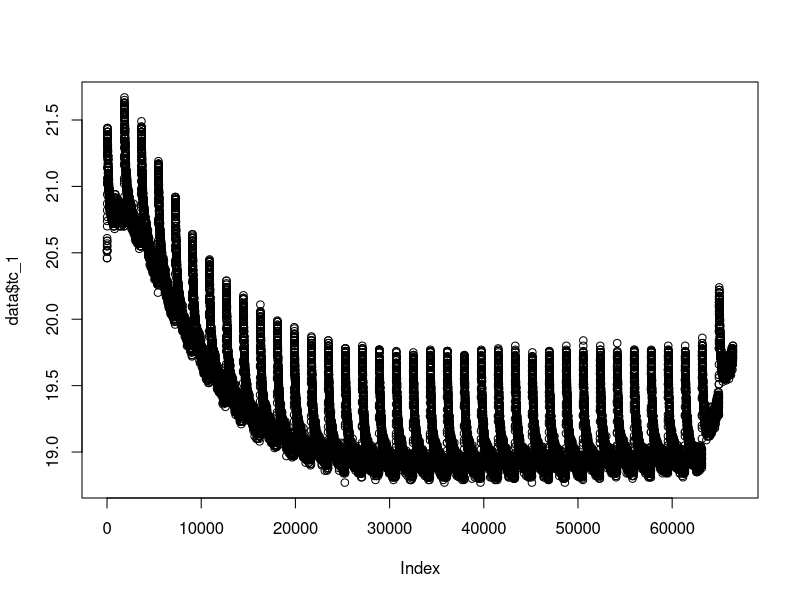
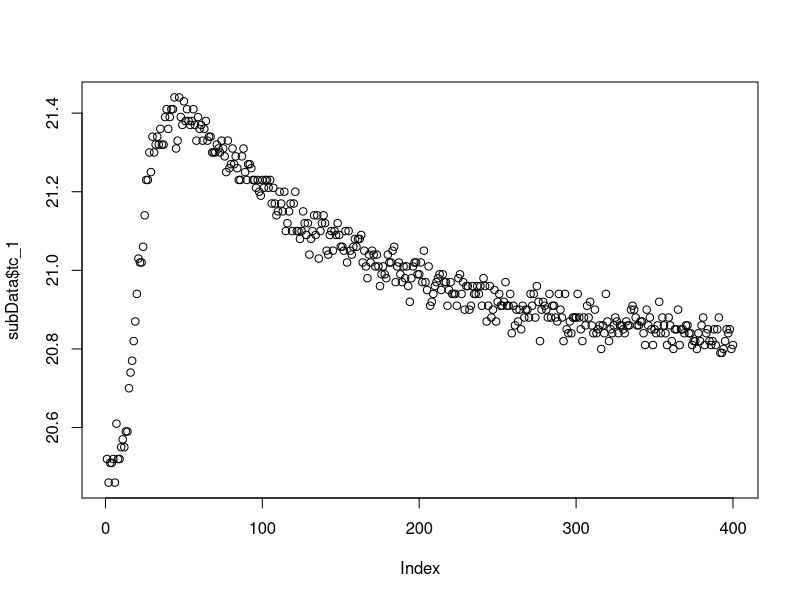
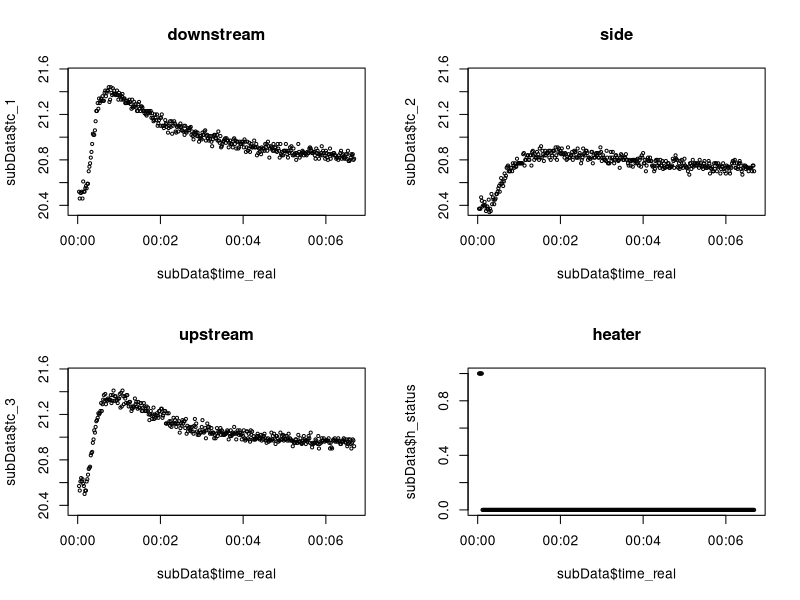

Recreate these plots in R, in order.
setwd("~/Documents/Projects/UAF/sap-flux/data/20161024-overnight_650mA//")
##--Load In Data--##
## 650 mA current
## 7.5 volts feeding
## 10.2 ohms
## 11.53 ohms including switching circuit
## tip120 forward resistance == 1.3 ohms

data = data.frame(read.csv("Data22.csv"))
#check to make sure this is correct
names(data) <- c("time", "tc_1", "tc_2", "tc_3", "h_status") 
##tc_1 is upStream
##tc_2 is sideStream
##tc_3 is downStream
data$time_real = as.POSIXct(data$time, origin="1970-01-01") #Convert time to POSIX
for (i in 1:length(data$time)) {
  data$log_interval[i] = data$time[i+1] - data$time[i]
}
par(mfrow=c(1,1))
plot(data$tc_1)
start = (30*60)*0
end = start+400
subData = data[start:end,]
min = min(subData$tc_1) - 0.1
#max = max(subData$tc_1) + 0.1
max = min + 1.2
par(mfrow=c(1,1))
plot(subData$tc_1)

par(mfrow=c(2,2))
plot(subData$tc_1~subData$time_real, type='p', pch=1, cex=.5, ylim=c(min, max), main="downstream")
plot(subData$tc_2~subData$time_real, type='p', pch=1, cex=.5, ylim=c(min, max), main="side")
plot(subData$tc_3~subData$time_real, type='p', pch=1, cex=.5, ylim=c(min, max), main="upstream")
plot(subData$h_status~subData$time_real, type='p', pch=1, cex=.5, ylim=c(0, 1), main="heater")

max(subData$tc_1)
max(subData$tc_3)
max(subData$tc_2)
